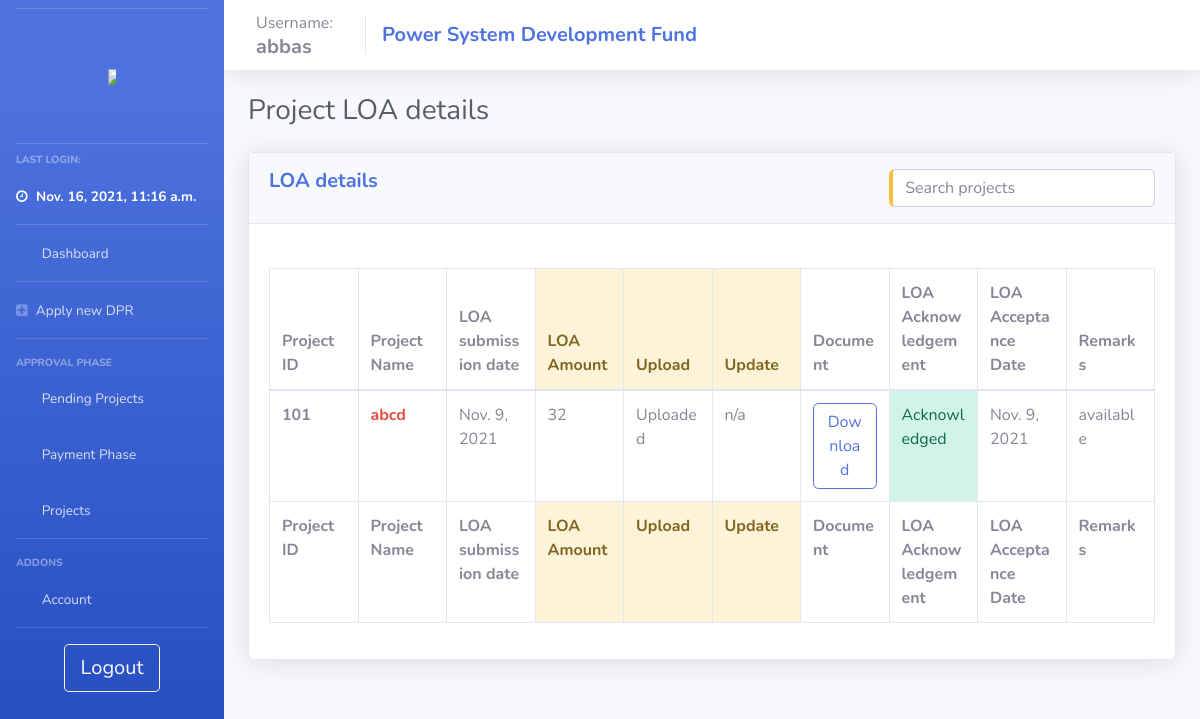
Before: /userloa/ (signed in) with the older database file.
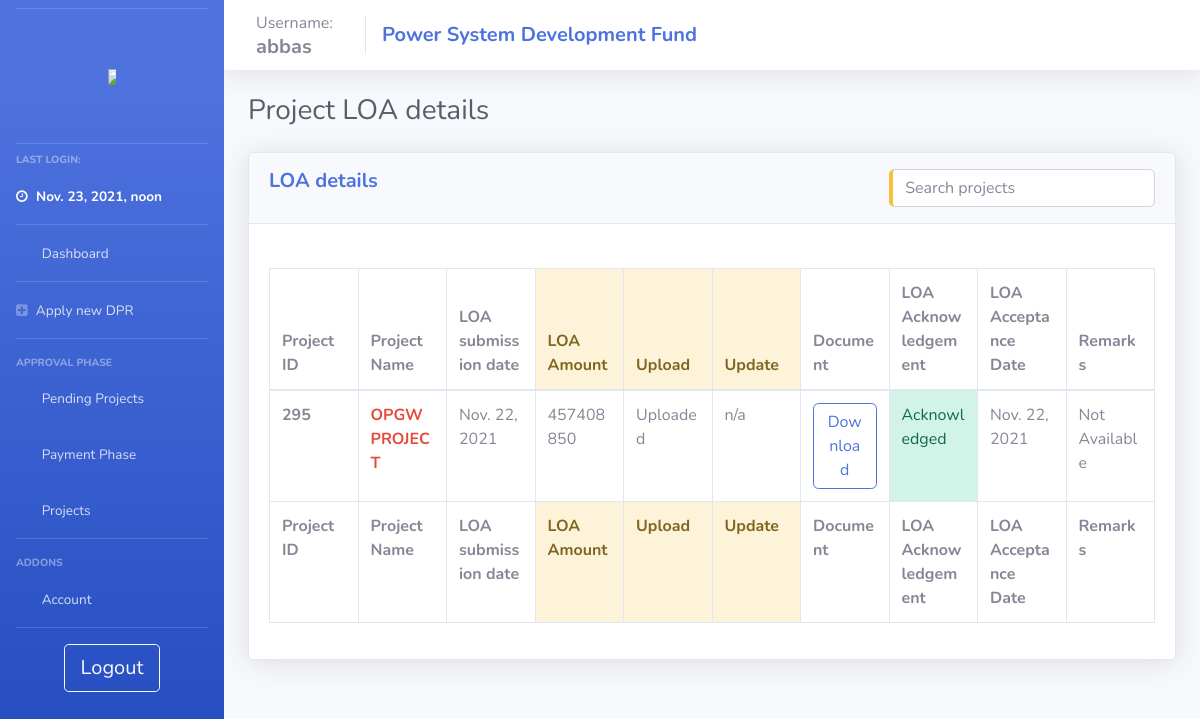
After: the same page with the newer database file.
### psdf_main/models.py (models this page shows)
class users(models.Model):
    username = models.CharField(max_length=200, null = False, unique = True)
    password = models.CharField(max_length=200, null = True)
    nodal = models.CharField(max_length=200, null = True)
    region = models.CharField(max_length=20, null = True)
    email = models.TextField(max_length=50, null=True)
    utilname = models.CharField(max_length=400, null = True)
    contact = models.CharField(max_length=10, null = True)
    address = models.CharField(max_length=500, null = True)
    reqdate = models.DateField(auto_now_add=True,null = True)
    aprdate = models.DateField( null = True)
    lastlogin = models.DateTimeField(null = True)
    admin = models.BooleanField(default=False)
    auditor = models.BooleanField(default=False)
    active = models.BooleanField(default=False)
    activate = models.BooleanField(default=False)
    notification = models.TextField(null=True)
    tpd = models.TextField(null=True)

class loadata(models.Model):
    project = models.ForeignKey(projects, null = True, on_delete= models.CASCADE)
    user = models.ForeignKey(users, null = True, on_delete= models.CASCADE)
    amt = models.IntegerField(null=True)
    amt_released = models.IntegerField(null=True, default=0)
    filepath = models.TextField(null=True)
    subdate = models.DateField(null = True)
    compdate = models.DateField(null = True, auto_now_add=False)
    ackdate = models.DateField(null=True)
    completed = models.BooleanField(default = False)
    approved = models.BooleanField(default = False)
    remark = models.TextField(null = True, default = "Not Available")

class projects(models.Model):
    userid = models.ForeignKey(users, null = True, on_delete = models.SET_NULL)
    name = models.CharField(max_length=200, null = False)
    newid = models.IntegerField(null = True, unique=True)
    dprsubdate = models.DateField(null = True)
    amt_asked = models.IntegerField(null = False)
    amt_approved = models.IntegerField(null = True)
    amt_released = models.IntegerField(default = 0)
    schedule = models.IntegerField(null = True)
    fundcategory = models.CharField(max_length=20, null = True)
    projectpath = models.TextField(null = True)
    quantumOfFunding = models.IntegerField(null = True)
    status = models.CharField(max_length=1, null = True, default = '1')
    submitted_boq  = models.TextField(null=True)
    approved = models.BooleanField(default = False)
    ext = models.TextField(null=True)
    extF = models.TextField(null=True)
    deny = models.BooleanField(default = False)
    remark = models.TextField(null = True)
    remark_date = models.DateField(null = True)
    completedate = models.DateField(null = True)
    denydate = models.DateField(null = True)
    approvedate = models.DateField(null = True)
    tesg_list = models.TextField(null=True)
    dpraprdate = models.DateField(null = True, auto_now_add=True)
    tesgaprdate = models.DateField(null = True)
    appraprdate = models.DateField(null = True)
    moniaprdate = models.DateField(null = True)
    workflow = models.TextField(null=True)
    sanction_date = models.DateField(null=True)
    doc_path = models.TextField(null=True)
    doc_sign_date = models.DateField(null=True)
    completed = models.BooleanField(null=True, default=False)

### psdf_main/loa_handling.py (the view)
# urls.py: path('userloa/', views.userloa, name="userloa"),
def userloa(request):
    if useronline(request) and not adminonline(request):
        context = full_user_context(request)
        thisuser = getuser(request)
        context['loaprojs'] = loadata.objects.filter(user = thisuser, completed = False)
        return render(request, 'psdf_main/_user_loa.html', context)
    else:
        return oops(request)

### psdf_main/templates/psdf_main/_user_loa.html (shortened to what the changed rows need)
{% extends 'psdf_main/includes/layout.html'%} {% load static %} {% block body %}
<div class="d-sm-flex align-items-center justify-content-between mb-4">
    <h1 class="h3 mb-0 text-gray-800">Project LOA details</h1>
</div>
<div class="row">
    <div class="col-lg-12">
        <div class="card shadow mb-4">
            <div class="card-body">
                <br>
                <div class="table-responsive">
                    <table class="table table-bordered table-hover" id="dataTable" width="100%" cellspacing="0" style="table-layout: fixed;
                    width: 100%;">
                        <thead>
                            <tr>
                                <th>Project ID</th>
                                <th>Project Name</th>
                                <th>LOA submission date</th>
                                <th class="alert-warning">LOA Amount</th>
                                <th class="alert-warning">Upload</th>
                                <th class="alert-warning">Update</th>
                                <th>Document</th>
                                <th>LOA Acknowledgement</th>
                                <th>LOA Acceptance Date</th>
                                <th>Remarks</th>
                            </tr>
                        </thead>
                        <tfoot>
                            <tr>
                                <th>Project ID</th>
                                <th>Project Name</th>
                                <th>LOA submission date</th>
                                <th class="alert-warning">LOA Amount</th>
                                <th class="alert-warning">Upload</th>
                                <th class="alert-warning">Update</th>
                                <th>Document</th>
                                <th>LOA Acknowledgement</th>
                                <th>LOA Acceptance Date</th>
                                <th>Remarks</th>
                            </tr>
                        </tfoot>
                        <tbody>
                            {% if not loaprojs %}
                            <tr>
                                <td>Not Available</td>
                                <td>Not Available</td>
                                <td>Not Available</td>
                                <td>Not Available</td>
                                <td>Not Available</td>
                                <td>Not Available</td>
                                <td>Not Available</td>
                                <td>Not Available</td>
                            </tr>
                            {% else %} {% for proj in loaprojs %}
                            <tr>
                                <td class="font-weight-bolder">{{proj.project.newid}}</td>
                                <td><a href="/view_project/{{proj.id}}" class="font-weight-bold text-danger">{{proj.project.name}}</a></td>
                                <td>{{proj.subdate}}</td>
                                {% if proj.approved == False or proj.approved == '' or proj.approved == none %}
                                <form action="{% url 'updateloa' %}" method="POST" enctype="multipart/form-data">
                                    {% csrf_token %}
                                <input type="hidden" name="loaid" id="loaid" value="{{proj.id}}">
                                <td class=""><input type="number" class="form-control" name="amt" id="amt" value='{{proj.amt}}'></td>
                                <td class=""><input type="file" class="form-control-file btn btn-sm btn-outline-success" name="loa" id="loa" required></td>
                                <td class="">
                                    <button type="button" class="btn btn-outline-success btn-responsive" data-toggle="modal" data-target="#modalforAppr">
                                        <i class="fa fa-check"></i> Update </button>
                                        </td>
                                <td>
                                    <a href="/downloadloa/{{proj.id}}" class="btn btn-block btn-outline-primary">
                                    Download
                                    </a>
                                </td>
                                    <td class="alert-danger">Pending</td>
                                    <div class="modal fade" id="modalforAppr" tabindex="-1" role="dialog" aria-labelledby="modalforAppr" aria-hidden="true">
                                        <div class="modal-dialog modal-xl modal-dialog-centered" role="document">
                                            <div class="modal-content">
                                                <div class="modal-header">
                                                    <h3 class="modal-title" id=""> <strong>Confirmation
                                                           </strong></h3>
                                                    <button type="button" class="close" data-dismiss="modal" aria-label="Close">
                                                        <span aria-hidden="true">&times;</span>
                                                    </button>
                                                </div>
                                                <div class="modal-body">
                                                    <div class="row">
                                                        <div class="col-md-2"></div>
                                                        <p><i>NOTE: </i> Kindly make sure that all requirements are fulfilled before proceeding, this action cannot be undone.</p>
                                                    </div>
                                                    <hr>
                                                        <br>
                                                        <div class="row">
                                                            <p class="col-md-6 font-weight-bold">Enter your password to proceed:
                                                            </p>
                                                            <input type="password" class="form-control bg-gray-200 border-left-success col-md-6" name="userpass" id="userpass" placeholder="Enter your password" required>
                                                        </div><br>
                                                        <div class="row">
                                                            <div class="col-md-8">
                                                            </div>
                                                        </div>
                                                        <div class="modal-footer">
                                                            <button type="button" class="btn btn-outline-secondary btn-lg" data-dismiss="modal">Close</button>&nbsp;&nbsp;
                                                            <input type="submit" class="btn btn-block btn-outline-success" value="Update">
                                                        </div>
                                                </div>
                                            </div>
                                        </div>
                                    </div>
                                </form>
                                {% else %}
                                <td class="alert-sucess">{{proj.amt}}</td>
                                <td class="alert-sucess">Uploaded</td>
                                <td>n/a</td>
                                <td>
                                    <a href="/downloadloa/{{proj.id}}" class="btn btn-block btn-outline-primary">
                                    Download
                                    </a>
                                </td>
                                    <td class="alert-success">Acknowledged</td>
                                {% endif %}
                                <td>
                                    {{proj.ackdate}}
                                </td>
                                <td>
                                    {{proj.remark}}
                                </td>
                            </tr>
                            {% endfor %} {% endif %}
                        </tbody>
                    </table>
                </div>
            </div>
        </div>
    </div>
</div>
{% endblock %}

### psdf_main/templates/psdf_main/includes/layout.html (shortened to what this page needs)
{% load static %}
<!DOCTYPE html>
<html>
<head>
    <link rel="stylesheet" href="{% static '/css/base.css' %}" type="text/css">
    <link href="{% static 'css/sb-admin-2.min.css' %}" rel="stylesheet" type="text/css">
    <link href="{% static 'vendor1/fontawesome-free/css/all.css' %}" rel="stylesheet" type="text/css">
    <link rel="stylesheet" href="https://cdnjs.cloudflare.com/ajax/libs/font-awesome/4.7.0/css/font-awesome.min.css">
</head>
<body id="page-top">
    <div id="wrapper">
        {% include 'psdf_main/includes/_navbar.html'%}
        <div id="content-wrapper" class="d-flex flex-column">
            <nav class="navbar navbar-expand navbar-light bg-white topbar mb-4 static-top shadow">
                <div class="sidebar-brand-text mx-3">Username:
                    <h5 class="m-0 font-weight-bold">{{user.username}}</h5>
                </div>
                <div class="navbar-brand">
                    <h5 class="m-0 font-weight-bold text-primary">Power System Development Fund</h5>
                </div>
            </nav>
            <div id="content">
                <div class="container-fluid">
                    {% block body %} {% endblock %}
                </div>
            </div>
        </div>
    </div>
</body>
</html>

### psdf_main/templates/psdf_main/includes/_navbar.html (shortened to what this page needs)
{% load static %}
<ul class="navbar-nav bg-gradient-primary sidebar sidebar-dark accordion" id="accordionSidebar">
    <hr class="sidebar-divider my-2"><br>
    <a class="sidebar-brand d-flex align-items-center justify-content-center" href="{% url ''%}">
        <div class="">
            <img src="{% static 'images/posocologo.png' %}" style="max-width:50%; max-height:50%;">
        </div>
    </a>
    <br>
    <hr class="sidebar-divider my-2">
    <div class="sidebar-heading">
        Last Login:
    </div>
    <li class="nav-item active">
        <a class="nav-link" href="/">
            <i class="fa fa-clock-o"></i>
            <span>{{user.lastlogin}}</span></a>
    </li>
    <hr class="sidebar-divider my-0">
    <li class="nav-item">
        <a class="nav-link" href="{% url '' %}">
            <i class="fas fa-fw fa-tachometer-alt"></i>
            <span>Dashboard</span></a>
    </li>
    <hr class="sidebar-divider my-0">
    <li class="nav-item">
        <a class="nav-link" href="{% url 'newdpr' %}">
            <i class="fa fa-plus-square"></i>
            <span>Apply new DPR</span></a>
    </li>
    <hr class="sidebar-divider">
    <div class="sidebar-heading">
        Approval Phase
    </div>
    <li class="nav-item">
        <a class="nav-link collapsed" href="#" data-toggle="collapse" data-target="#collapseTwo" aria-expanded="true" aria-controls="collapseTwo">
            <i class="fas fa-fw fa-cog"></i>
            <span>Pending Projects</span>
        </a>
    </li>
    <li class="nav-item">
        <a class="nav-link collapsed" href="#" data-toggle="collapse" data-target="#collapseThree" aria-expanded="true" aria-controls="collapseThree">
            <i class="fas fa-fw fa-bank"></i>
            <span>Payment Phase</span>
        </a>
    </li>
    <li class="nav-item">
        <a class="nav-link collapsed" href="#" data-toggle="collapse" data-target="#collapseUtilities" aria-expanded="true" aria-controls="collapseUtilities">
            <i class="fas fa-fw fa-wrench"></i>
            <span>Projects</span>
        </a>
    </li>
    <hr class="sidebar-divider">
    <div class="sidebar-heading">
        Addons
    </div>
    <li class="nav-item">
        <a class="nav-link collapsed" href="#" data-toggle="collapse" data-target="#collapsePages" aria-expanded="true" aria-controls="collapsePages">
            <i class="fas fa-fw fa-folder"></i>
            <span>Account</span>
        </a>
    </li>
    <hr class="sidebar-divider d-none d-md-block">
    <div class="text-center d-none d-md-inline">
        <a class="btn btn-lg btn-outline-light btn-wrap-text" href="{% url 'logout' %}"> Logout</a>
    </div>
</ul>

Changed rows visible on the page:
no longer on this page (row edited): loadata: project.newid "101", project.name "abcd", subdate "Nov. 9, 2021", amt "32", ackdate "Nov. 9, 2021", remark "available"
changed users "abbas": lastlogin "Nov. 16, 2021, 11:16 a.m." → "Nov. 23, 2021, noon"
added loadata: project.newid "295", project.name "OPGW PROJECT", subdate "Nov. 22, 2021", amt "457408850", ackdate "Nov. 22, 2021", remark "Not Available"
